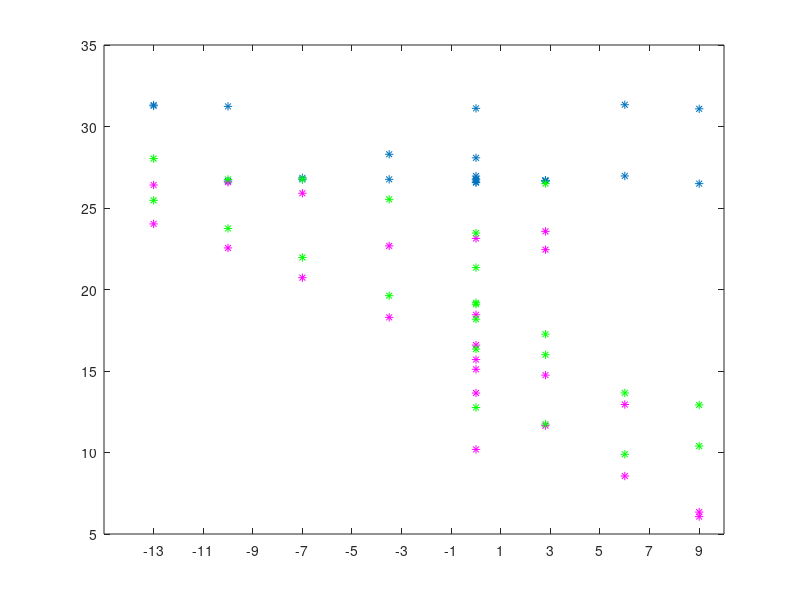

MATLAB code to generate this figure: (Note: this script raises an error after producing the figure.)
% COPYRIGHT © 2025 FAU
% 
% This MATLAB script is the intellectual property of FAU.
% All rights reserved.
% 
% Redistribution and use in source and binary forms, with or without 
% modification, are permitted provided that the following conditions are met:
% 
% 1. Redistributions of source code must retain the above copyright notice, 
%    this list of conditions, and the following disclaimer.
% 2. Redistributions in binary form must reproduce the above copyright notice, 
%    this list of conditions, and the following disclaimer in the documentation 
%    and/or other materials provided with the distribution.
% 3. Neither the name of FAU nor the names of its 
%    contributors may be used to endorse or promote products derived from 
%    this software without specific prior written permission.
% 
% THIS SOFTWARE IS PROVIDED "AS IS" AND ANY EXPRESS OR IMPLIED WARRANTIES, 
% INCLUDING, BUT NOT LIMITED TO, THE IMPLIED WARRANTIES OF MERCHANTABILITY AND 
% FITNESS FOR A PARTICULAR PURPOSE ARE DISCLAIMED. IN NO EVENT SHALL THE 
% COPYRIGHT HOLDER OR CONTRIBUTORS BE LIABLE FOR ANY DIRECT, INDIRECT, INCIDENTAL, 
% SPECIAL, EXEMPLARY, OR CONSEQUENTIAL DAMAGES (INCLUDING, BUT NOT LIMITED TO, 
% PROCUREMENT OF SUBSTITUTE GOODS OR SERVICES; LOSS OF USE, DATA, OR PROFITS; 
% OR BUSINESS INTERRUPTION) HOWEVER CAUSED AND ON ANY THEORY OF LIABILITY, 
% WHETHER IN CONTRACT, STRICT LIABILITY, OR TORT (INCLUDING NEGLIGENCE OR OTHERWISE) 
% ARISING IN ANY WAY OUT OF THE USE OF THIS SOFTWARE, EVEN IF ADVISED OF THE 
% POSSIBILITY OF SUCH DAMAGE.
%
% Author: Kaarmukilan

%%
clc;
clear;
close all;

% Parameters
jamIndex1 = 1:23;  % Constant Jamming Distance
jamIndex2 = 24:31; % Constant Relative Jamming Power

% Jamming Power (dBm)
% jamPower = [0.1 0.3 0.6 0.1 0.3 0.6 0.2 0.2 0.4 0.4 0.5 0.5 0.7 0.7 0.8 0.8 0.6 0.6 repmat(0.5,1,13)]; % RJP
jamPower = [-13 -7  2.8 -13 -7  2.8 -10 -10 -3.5 -3.5 0 0   6   6   9   9   2.8 2.8 zeros(1,13)];

% Jammind Distance (m)
jamDistance = [repmat(10,1,23) 3 5 7 10 13 16 19 21];

% Load the calculated SNR values
load SNR_values.mat

noJam_SNR = SNR_matrix(:,2);
gauss_SNR = SNR_matrix(:,3);
sine_SNR  = SNR_matrix(:,4);

% Plot 
y1_value1 = 26;    % SNR threshold for constant Jamming Distance 
y1_value2 = 15;    % SNR threshold for constant Jamming Distance 
y2_value1 = 24.2;  % SNR threshold for constant Relative Jamming Power
y2_value2 = 15;    % SNR threshold for constant Relative Jamming Power

figure;
plot(jamPower(jamIndex1),noJam_SNR(jamIndex1),'*');
hold on;
plot(jamPower(jamIndex1),gauss_SNR(jamIndex1),'m*');
hold on;
plot(jamPower(jamIndex1),sine_SNR(jamIndex1),'g*');
xticks(-13:2:10);
yline(y1_value1, '--r', 'LineWidth', 1.5);  
text(max(jamPower)-2, y1_value1-1.5, [num2str(y1_value1),'dB'], 'VerticalAlignment', 'bottom', 'HorizontalAlignment', 'left', 'FontSize', 11, 'Color','r');
yline(y1_value2, '--r', 'LineWidth', 1.5);  
text(max(jamPower)-2, y1_value2, [num2str(y1_value2),'dB'], 'VerticalAlignment', 'bottom', 'HorizontalAlignment', 'left', 'FontSize', 11, 'Color','r');
figName = sprintf('Jamming Power vs SNR (Constant Jamming Distance: 10m)');
title(figName)
xlabel('Jamming Power (dBm)')
ylabel('SNR (dB)')
legend({'No Jam','Gauss','Sine'},'Location','southwest');

figure;
plot(jamDistance(jamIndex2),noJam_SNR(jamIndex2),'*');
hold on;
plot(jamDistance(jamIndex2),gauss_SNR(jamIndex2),'m*');
hold on;
plot(jamDistance(jamIndex2),sine_SNR(jamIndex2),'g*');
xticks([1:2:21 22]);  
yline(y2_value1, '--r', 'LineWidth', 1.5);  
text(max(jamDistance)-2, y2_value1, [num2str(y2_value1),'dB'], 'VerticalAlignment', 'bottom', 'HorizontalAlignment', 'left', 'FontSize', 11, 'Color','r');
yline(y2_value2, '--r', 'LineWidth', 1.5);  
text(max(jamDistance)-1.5, y2_value2, [num2str(y2_value2),'dB'], 'VerticalAlignment', 'bottom', 'HorizontalAlignment', 'left', 'FontSize', 11, 'Color','r');
figName = sprintf('Jamming Distance vs SNR (Constant Jamming Power: 0dBm)');
title(figName)
xlabel('Jamming Distance (m)')
ylabel('SNR (dB)')
legend({'No Jam','Gauss','Sine'},'Location','northeast');	
axis([0 22 5 35])
	
	
	
	
	
	
	
	
	
	
	
	
	
	
	
	
	

    
